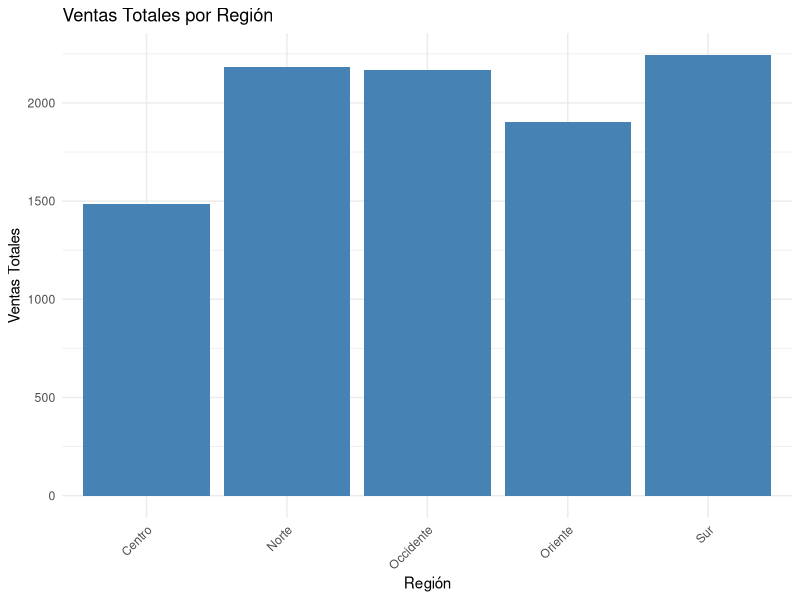
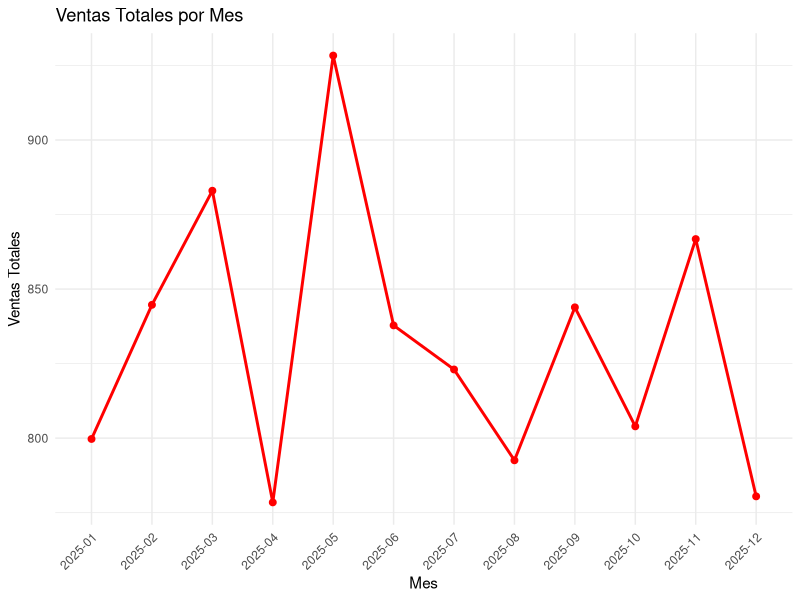

Write the R code that produced these figures, in order.
# Cargar librerías necesarias
library(ggplot2)

# Verificar que el archivo existe
if (!file.exists("ventas.csv")) {
  stop("El archivo ventas.csv no existe en el directorio actual")
}

# Leer el archivo CSV
ventas <- read.csv("ventas.csv")

# Convertir la columna mes a factor para tratarlo como texto
ventas$mes <- as.factor(ventas$mes)

# Calcular ventas totales por región para el gráfico de barras
ventas_region <- aggregate(ventas$ventas, by = list(Region = ventas$region), FUN = sum)
colnames(ventas_region) <- c("region", "ventas")

# Crear gráfico de barras por región
p1 <- ggplot(ventas_region, aes(x = region, y = ventas)) +
  geom_bar(stat = "identity", fill = "steelblue") +
  labs(title = "Ventas Totales por Región", x = "Región", y = "Ventas Totales") +
  theme_minimal() +
  theme(axis.text.x = element_text(angle = 45, hjust = 1))

# Guardar el gráfico de barras como PNG
ggsave("dashboard_r_barras.png", plot = p1, width = 8, height = 5, unit = "in", dpi = 300)

# Agrupar y sumar ventas por mes (tratando mes como texto)
ventas_mes <- aggregate(ventas$ventas, by = list(Mes = ventas$mes), FUN = sum)
colnames(ventas_mes) <- c("mes", "ventas")

# Crear gráfico de línea por mes
p2 <- ggplot(ventas_mes, aes(x = mes, y = ventas, group = 1)) +
  geom_line(color = "red", size = 1) +
  geom_point(color = "red", size = 2) +
  labs(title = "Ventas Totales por Mes", x = "Mes", y = "Ventas Totales") +
  theme_minimal() +
  theme(axis.text.x = element_text(angle = 45, hjust = 1))

# Guardar el gráfico de línea como PNG
ggsave("dashboard_r_linea.png", plot = p2, width = 8, height = 5, unit = "in", dpi = 300)

print("Gráficos generados exitosamente.")
print("Archivos generados:")
print(list.files(pattern = "\\.png$"))
